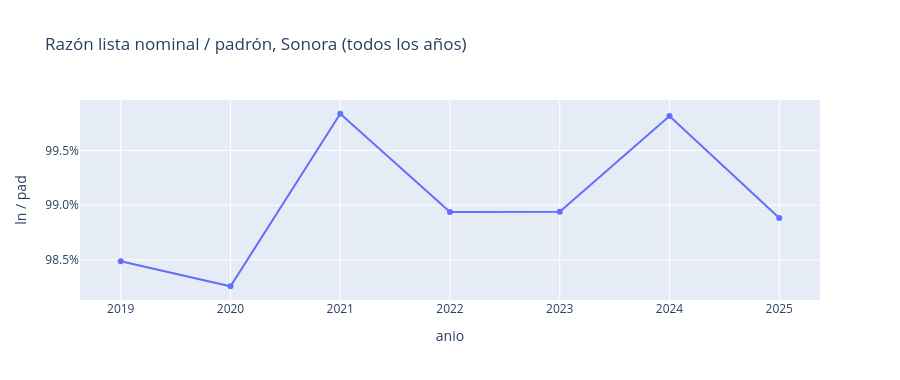

Notebook cell for this chart:
### Markdown cell above
## 1. Nivel sección: solo magnitudes electorales

Sin denominador censal por sección (ECGE no disponible por descarga
directa), lo que sí se puede medir es la **razón `ln`/`pad`** por
sección y año — cobertura de la lista nominal sobre el padrón — y su
evolución. Valores sistemáticamente bajos indican credenciales no
entregadas o padrón sin depurar.

### Code cell
sec = pad_sec.copy()
sec["razon_ln_pad"] = sec.ln / sec.pad

resumen_sec = (sec.groupby("anio")
               .agg(pad=("pad", "sum"), ln=("ln", "sum")))
resumen_sec["razon_ln_pad"] = resumen_sec.ln / resumen_sec.pad

fig = px.line(resumen_sec.reset_index(), x="anio", y="razon_ln_pad",
              markers=True,
              title="Razón lista nominal / padrón, Sonora (todos los años)")
fig.update_layout(height=380, yaxis_tickformat=".1%", yaxis_title="ln / pad")
fig.show()

print("Secciones con razon ln/pad < 0.9 o > 1.01 en", ANIO, ":")
ext = sec[(sec.anio == ANIO) & ((sec.razon_ln_pad < 0.9) | (sec.razon_ln_pad > 1.01))]
print(f"{len(ext)} de {len(sec[sec.anio == ANIO])} secciones "
      f"({len(ext)/len(sec[sec.anio == ANIO]):.1%})")
ext.sort_values("razon_ln_pad").head(10)

### Figure 1 — Plotly figure (JSON) as saved in the notebook; plotly's stock layout.template omitted (floating-point values rounded to 4 significant figures)
{"data": [{"hovertemplate": "anio=%{x}<br>razon_ln_pad=%{y}<extra></extra>", "legendgroup": "", "line": {"color": "#636efa", "dash": "solid"}, "marker": {"symbol": "circle"}, "mode": "lines+markers", "name": "", "orientation": "v", "showlegend": false, "type": "scatter", "x": [2019, 2020, 2021, 2022, 2023, 2024, 2025], "xaxis": "x", "y": [0.9849, 0.9826, 0.9984, 0.9894, 0.9894, 0.9982, 0.9888], "yaxis": "y"}], "layout": {"height": 380, "legend": {"tracegroupgap": 0}, "title": {"text": "Razón lista nominal / padrón, Sonora (todos los años)"}, "xaxis": {"anchor": "y", "domain": [0.0, 1.0], "title": {"text": "anio"}}, "yaxis": {"anchor": "x", "domain": [0.0, 1.0], "tickformat": ".1%", "title": {"text": "ln / pad"}}}}
